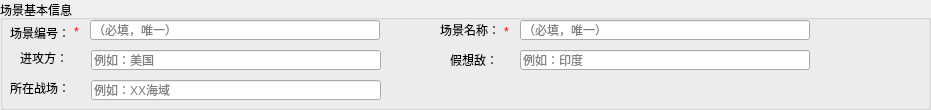
  <widget class="QGroupBox" name="gb_scene_info">
   <property name="geometry">
    <rect>
     <x>9</x>
     <y>9</y>
     <width>931</width>
     <height>110</height>
    </rect>
   </property>
   <property name="title">
    <string>场景基本信息</string>
   </property>
   <widget class="QLabel" name="lbl_scene_code">
    <property name="geometry">
     <rect>
      <x>10</x>
      <y>25</y>
      <width>60</width>
      <height>16</height>
     </rect>
    </property>
    <property name="text">
     <string>场景编号：</string>
    </property>
   </widget>
   <widget class="QLineEdit" name="ed_scene_code">
    <property name="geometry">
     <rect>
      <x>90</x>
      <y>20</y>
      <width>290</width>
      <height>20</height>
     </rect>
    </property>
    <property name="placeholderText">
     <string>（必填，唯一）</string>
    </property>
   </widget>
   <widget class="QLabel" name="lbl_required_1">
    <property name="geometry">
     <rect>
      <x>70</x>
      <y>20</y>
      <width>13</width>
      <height>23</height>
     </rect>
    </property>
    <property name="minimumSize">
     <size>
      <width>13</width>
      <height>23</height>
     </size>
    </property>
    <property name="maximumSize">
     <size>
      <width>13</width>
      <height>23</height>
     </size>
    </property>
    <property name="styleSheet">
     <string notr="true">color:rgba(255, 0, 0, 255)</string>
    </property>
    <property name="text">
     <string>*</string>
    </property>
    <property name="alignment">
     <set>Qt::AlignCenter</set>
    </property>
   </widget>
   <widget class="QLabel" name="lbl_scene_name">
    <property name="geometry">
     <rect>
      <x>440</x>
      <y>22</y>
      <width>60</width>
      <height>16</height>
     </rect>
    </property>
    <property name="text">
     <string>场景名称：</string>
    </property>
   </widget>
   <widget class="QLineEdit" name="ed_scene_name">
    <property name="geometry">
     <rect>
      <x>520</x>
      <y>20</y>
      <width>290</width>
      <height>20</height>
     </rect>
    </property>
    <property name="placeholderText">
     <string>（必填，唯一）</string>
    </property>
   </widget>
   <widget class="QLabel" name="lbl_required_2">
    <property name="geometry">
     <rect>
      <x>500</x>
      <y>20</y>
      <width>13</width>
      <height>23</height>
     </rect>
    </property>
    <property name="minimumSize">
     <size>
      <width>13</width>
      <height>23</height>
     </size>
    </property>
    <property name="maximumSize">
     <size>
      <width>13</width>
      <height>23</height>
     </size>
    </property>
    <property name="styleSheet">
     <string notr="true">color:rgba(255, 0, 0, 255)</string>
    </property>
    <property name="text">
     <string>*</string>
    </property>
    <property name="alignment">
     <set>Qt::AlignCenter</set>
    </property>
   </widget>
   <widget class="QLabel" name="lbl_offensive">
    <property name="geometry">
     <rect>
      <x>20</x>
      <y>50</y>
      <width>48</width>
      <height>16</height>
     </rect>
    </property>
    <property name="text">
     <string>进攻方：</string>
    </property>
   </widget>
   <widget class="QLineEdit" name="ed_offensive">
    <property name="geometry">
     <rect>
      <x>91</x>
      <y>50</y>
      <width>290</width>
      <height>20</height>
     </rect>
    </property>
    <property name="placeholderText">
     <string>例如：美国</string>
    </property>
   </widget>
   <widget class="QLabel" name="lbl_defensive">
    <property name="geometry">
     <rect>
      <x>450</x>
      <y>52</y>
      <width>48</width>
      <height>16</height>
     </rect>
    </property>
    <property name="text">
     <string>假想敌：</string>
    </property>
   </widget>
   <widget class="QLineEdit" name="ed_defensive">
    <property name="geometry">
     <rect>
      <x>520</x>
      <y>50</y>
      <width>290</width>
      <height>20</height>
     </rect>
    </property>
    <property name="placeholderText">
     <string>例如：印度</string>
    </property>
   </widget>
   <widget class="QLabel" name="lbl_battle">
    <property name="geometry">
     <rect>
      <x>10</x>
      <y>80</y>
      <width>60</width>
      <height>16</height>
     </rect>
    </property>
    <property name="text">
     <string>所在战场：</string>
    </property>
   </widget>
   <widget class="QLineEdit" name="ed_battle">
    <property name="geometry">
     <rect>
      <x>91</x>
      <y>80</y>
      <width>290</width>
      <height>20</height>
     </rect>
    </property>
    <property name="placeholderText">
     <string>例如：XX海域</string>
    </property>
   </widget>
  </widget>
